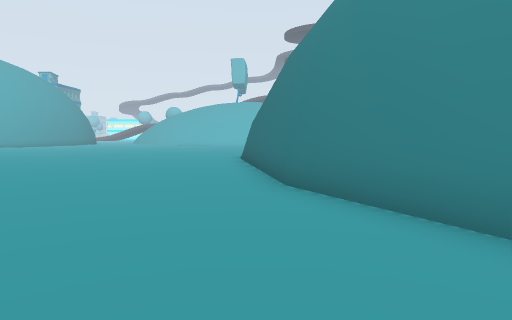
[1] (above)

19 first-person views from a walk through a 3-D level made in the Unity game engine. The camera is 1.5 m above the floor, tilts 4° down and sees 75° across. The floor is counted in squares, 2 m on a side. Each view is taken from the middle of a square. On the plan, view 1 faces up. The plan holds only what a view shows up to about 11 squares ahead; the rest is blank. The place goes on beyond the plan. Some animated figures are left out.

[2]
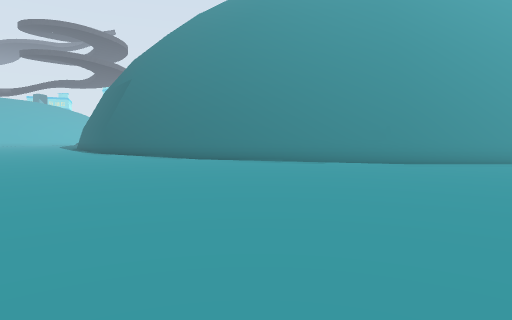

[3]
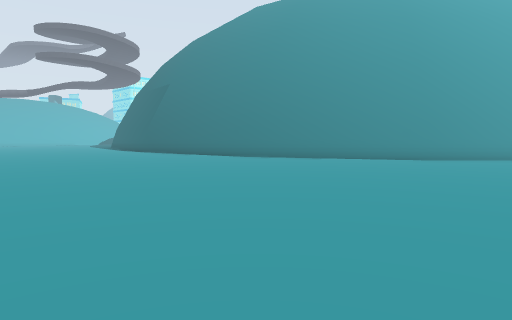

[4]
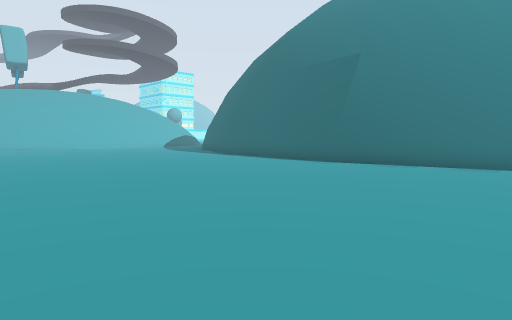

[5]
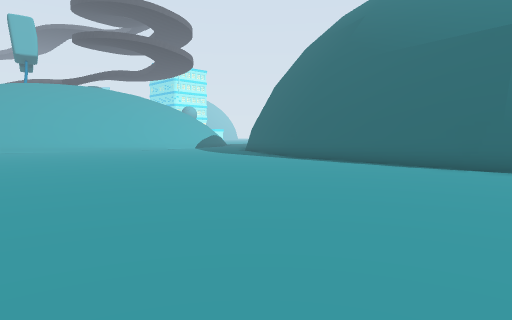

[6]
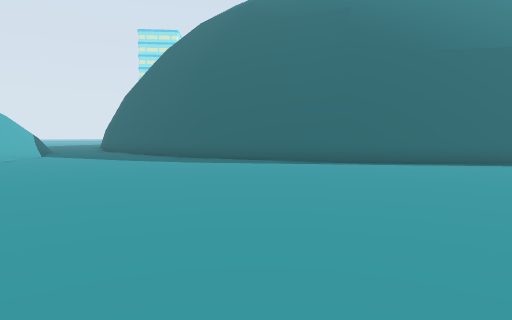

[7]
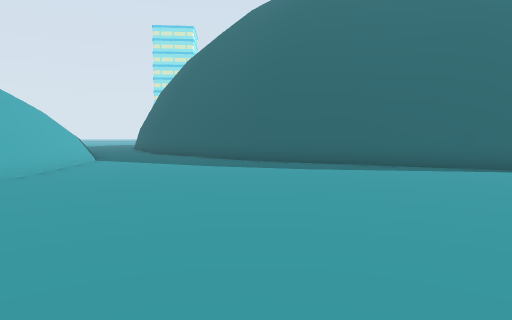

[8]
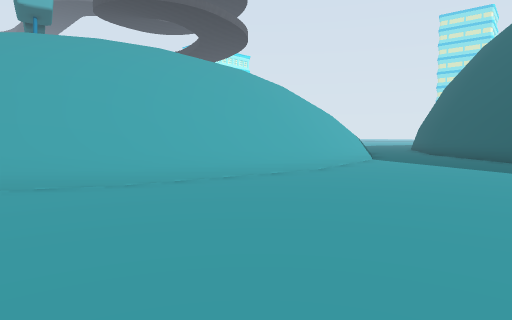

[9]
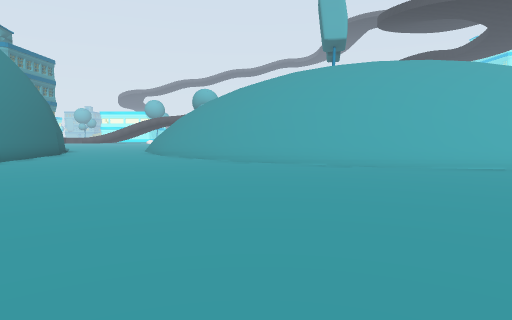

[10]
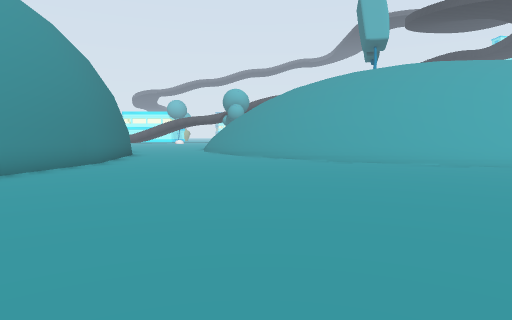

[11]
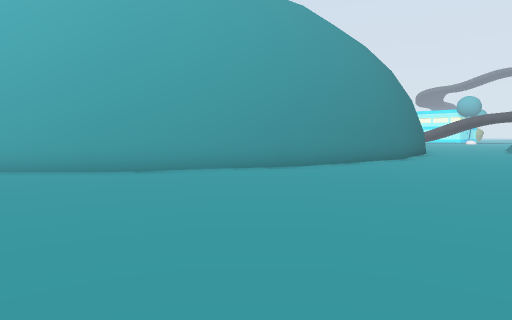

[12]
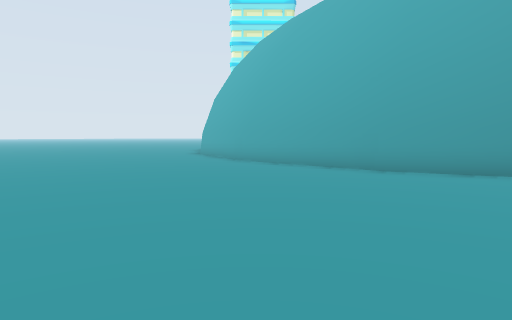

[13]
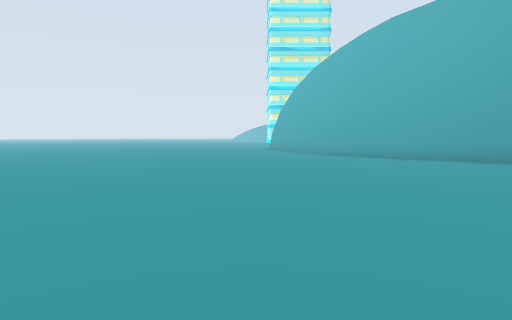

[14]
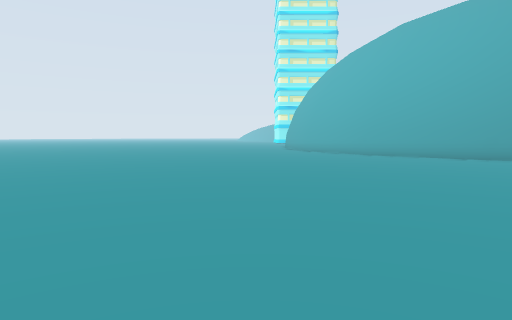

[15]
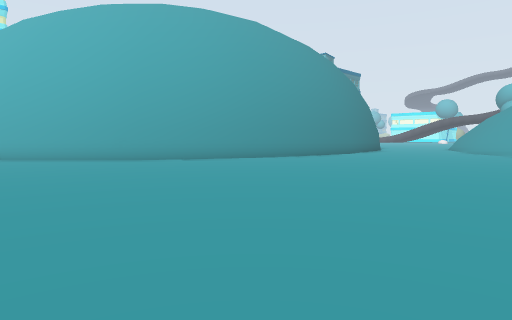

[16]
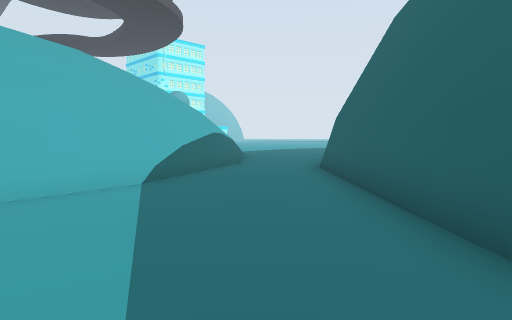

[17]
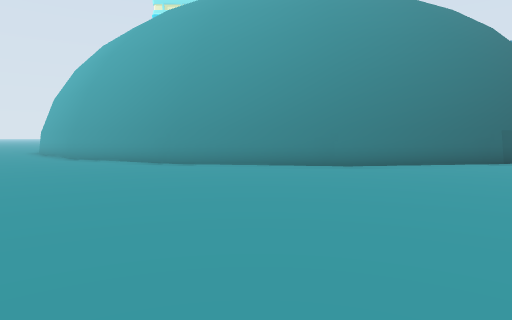

[18]
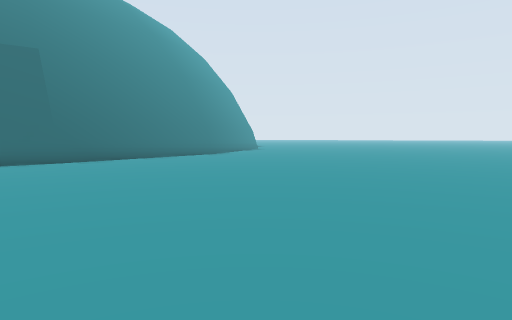

[19]
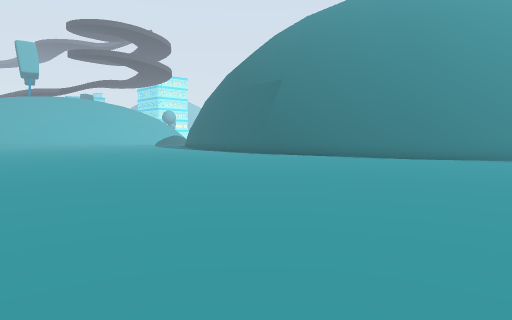

### Floor plan
Points are (right, up) in squares from view 1. A wall is a line through its corners. A room is listed if a view was taken in it or the views show most of it. See-through windows are left out.
Room 1 (views 1, 2, 3, 4, 5, 6, 7, 8, 9, 10, 11, 12, 13, 14, 15, 16, 17, 18, 19)
walls: (3.4, 23) (7.9, 27.5); (3.5, -0.5) (0.6, 5) (-0.4, 11.3) (0.6, 17.4) (3.2, 22.5); (-0.6, 27.8) (-4.6, 28.4) (-8.5, 30.4); (-8.4, 30.4) (-9.2, 31.2); (5.6, -2.5) (3.4, -0.3); (3.6, 28.4) (-0.8, 27.7); (-15.8, 31.6) (-15.5, 29.4) (-16.2, 24.8) (-18.2, 20.9) (-20.6, 18.5); (7.1, 30.3) (3.5, 28.5) (-0.7, 27.9)
low walls: (-5.1, 28.5) (-8.6, 30.2); (-8.8, 30.5) (-9.4, 31.1); (3.6, 28.2) (-0.7, 27.5) (-4.6, 28.1); (7.3, 30.2) (3.9, 28.4); (8.3, 31.3) (7.2, 30.2)

Where each view was taken, in squares from view 1:
view 1: 0 up, 0 right, facing up
view 2: 4 down, 6 left, facing up-right
view 3: 4 down, 8 left, facing up-right
view 4: 6 up, 9 left, facing up-right
view 5: 10 up, 9 left, facing up-right
view 6: 20 up, 9 left, facing right
view 7: 23 up, 7 left, facing right
view 8: 23 up, 7 left, facing up-right
view 9: 20 up, 8 left, facing up
view 10: 20 up, 11 left, facing up
view 11: 18 up, 11 left, facing up-left
view 12: 18 up, 11 left, facing left
view 13: 14 up, 9 left, facing left
view 14: 13 up, 8 left, facing left
view 15: 16 up, 8 left, facing up-left
view 16: 23 up, 1 right, facing up-right
view 17: 27 up, 7 left, facing left
view 18: 14 up, 11 left, facing down-right
view 19: 1 up, 11 left, facing up-right
